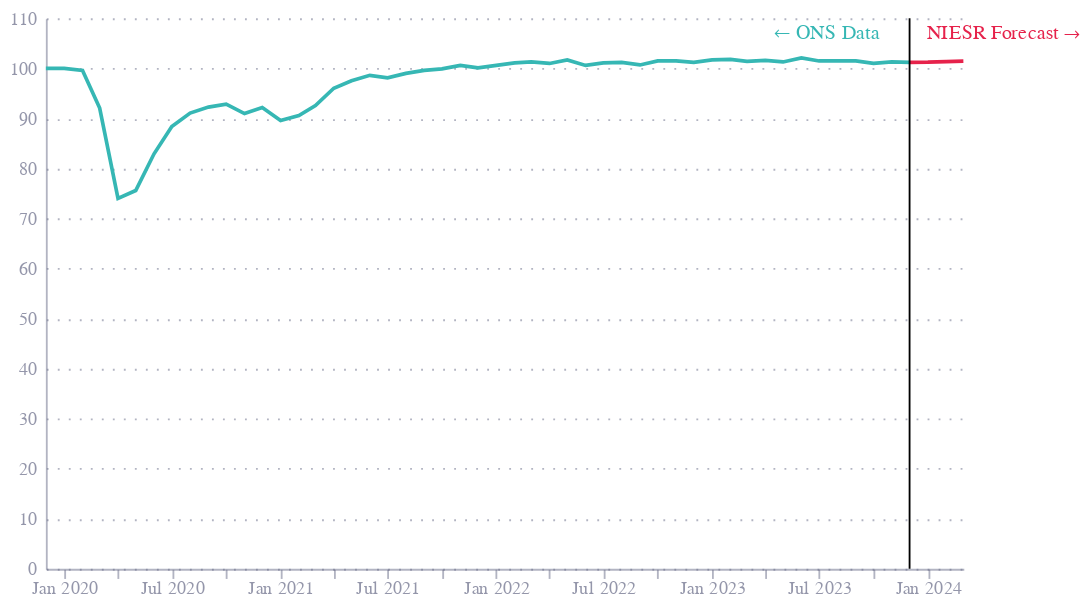

Notebook code cell kept with this figure:
### Markdown cell above
## Fig 4

### Code cell
df = pd.read_excel("EO_Feb24.xlsx", sheet_name="Figure 4", skiprows=1)

df = df.iloc[:, :3]

df.columns = ["date", "actual", "forecast"]

df = df.melt(id_vars=["date"], var_name="series", value_name="value")

df = df.dropna(subset=["value"])

base = alt.Chart(df).encode(
    x=alt.X("date:T", title="", axis=alt.Axis(labelAngle=0, labelPadding=0, tickCount=10, format="%b %Y")),
    y=alt.Y("value:Q", title="", axis=alt.Axis()),
    color=alt.Color("series:N", title="", legend=None)
)

line = base.mark_line()

# add a dividing rule at 2023-12-01
rule = alt.Chart(pd.DataFrame([{"date": pd.to_datetime("2023-12-01"), "value": 0}])).mark_rule(color="black").encode(
    x="date:T"
)

# labels
labels = alt.Chart(pd.DataFrame([
    {"date": pd.to_datetime("2023-12-30"), "value": 10, "series": "forecast", "label": "NIESR Forecast →"},
    {"date": pd.to_datetime("2023-04-15"), "value": 10, "series":"actual", "label": "← ONS Data"}
                                 ])).mark_text(align='left', dx=0).encode(
    x="date:T",
    y=alt.value(8),
    text="label:N",
    color="series:N"
)

chart = line + rule + labels

chart = chart.properties(
    width=500
)

chart.save("fig4.json")
chart.save("fig4.png", scale_factor=3)

chart

### Figure 1 — Vega-Lite specification as saved in the notebook (floating-point values rounded to 4 significant figures)
{"config": {"font": "Circular Std", "mark": {"line": {"interpolate": "monotone"}}, "view": {"stroke": "transparent", "width": 400, "height": 300}, "range": {"category": ["#36B7B4", "#E6224B", "#F4C245", "#0063AF", "#00A767", "#179FDB", "#EB5C2E"], "diverging": ["#E6224B", "#E54753", "#C9C9C9", "#179FDB", "#122B39"], "heatmap": ["#C9C9C9", "#179FDB", "#0063AF", "#122B39"], "ordinal": ["#00A767", "#36B7B4", "#179FDB", "#0063AF", "#243B5A"]}, "axisX": {"domainColor": "#676A86", "domainOpacity": 0.5, "grid": false, "labelAngle": 0, "labelColor": "#676A86", "labelOpacity": 0.7, "orient": "bottom", "tickColor": "#676A86", "tickCount": 10, "tickOpacity": 0.5, "title": false, "titleAlign": "center", "titleAnchor": "middle", "titleColor": "#676A86", "titleFontSize": 12, "titleOpacity": 0.8, "titleY": -15}, "axisY": {"domainColor": "#676A86", "domainOpacity": 0.5, "gridColor": "#676A86", "gridDash": [1, 5], "gridOpacity": 0.5, "labelColor": "#676A86", "labelOpacity": 0.7, "labelPadding": 5, "tickColor": "#676A86", "tickCount": 8, "tickOpacity": 0.5, "ticks": false, "titleAlign": "left", "titleAngle": 0, "titleBaseline": "bottom", "titleColor": "#676A86", "titleFontSize": 12, "titleOpacity": 0.8, "titleX": 0, "titleY": -7}}, "layer": [{"data": {"name": "data-f790160fb05b8b9a55547cdff8860854"}, "mark": {"type": "line"}, "encoding": {"color": {"field": "series", "legend": null, "title": "", "type": "nominal"}, "x": {"axis": {"format": "%b %Y", "labelAngle": 0, "labelPadding": 0, "tickCount": 10}, "field": "date", "title": "", "type": "temporal"}, "y": {"axis": {}, "field": "value", "title": "", "type": "quantitative"}}}, {"data": {"name": "data-09de8af406d75423d27e4e376805585b"}, "mark": {"type": "rule", "color": "black"}, "encoding": {"x": {"field": "date", "type": "temporal"}}}, {"data": {"name": "data-5dd3c006f275540532d66c940a154df7"}, "mark": {"type": "text", "align": "left", "dx": 0}, "encoding": {"color": {"field": "series", "type": "nominal"}, "text": {"field": "label", "type": "nominal"}, "x": {"field": "date", "type": "temporal"}, "y": {"value": 8}}}], "width": 500, "$schema": "https://vega.github.io/schema/vega-lite/v5.8.0.json", "datasets": {"data-f790160fb05b8b9a55547cdff8860854": [{"date": "2019-12-01T00:00:00", "series": "actual", "value": 100.0}, {"date": "2020-01-01T00:00:00", "series": "actual", "value": 100.0}, {"date": "2020-02-01T00:00:00", "series": "actual", "value": 99.6}, {"date": "2020-03-01T00:00:00", "series": "actual", "value": 92.06}, {"date": "2020-04-01T00:00:00", "series": "actual", "value": 74.01}, {"date": "2020-05-01T00:00:00", "series": "actual", "value": 75.6}, {"date": "2020-06-01T00:00:00", "series": "actual", "value": 82.94}, {"date": "2020-07-01T00:00:00", "series": "actual", "value": 88.39}, {"date": "2020-08-01T00:00:00", "series": "actual", "value": 91.07}, {"date": "2020-09-01T00:00:00", "series": "actual", "value": 92.26}, {"date": "2020-10-01T00:00:00", "series": "actual", "value": 92.86}, {"date": "2020-11-01T00:00:00", "series": "actual", "value": 90.97}, {"date": "2020-12-01T00:00:00", "series": "actual", "value": 92.16}, {"date": "2021-01-01T00:00:00", "series": "actual", "value": 89.58}, {"date": "2021-02-01T00:00:00", "series": "actual", "value": 90.58}, {"date": "2021-03-01T00:00:00", "series": "actual", "value": 92.56}, {"date": "2021-04-01T00:00:00", "series": "actual", "value": 96.03}, {"date": "2021-05-01T00:00:00", "series": "actual", "value": 97.52}, {"date": "2021-06-01T00:00:00", "series": "actual", "value": 98.61}, {"date": "2021-07-01T00:00:00", "series": "actual", "value": 98.12}, {"date": "2021-08-01T00:00:00", "series": "actual", "value": 99.01}, {"date": "2021-09-01T00:00:00", "series": "actual", "value": 99.6}, {"date": "2021-10-01T00:00:00", "series": "actual", "value": 99.9}, {"date": "2021-11-01T00:00:00", "series": "actual", "value": 100.6}, {"date": "2021-12-01T00:00:00", "series": "actual", "value": 100.1}, {"date": "2022-01-01T00:00:00", "series": "actual", "value": 100.6}, {"date": "2022-02-01T00:00:00", "series": "actual", "value": 101.1}, {"date": "2022-03-01T00:00:00", "series": "actual", "value": 101.3}, {"date": "2022-04-01T00:00:00", "series": "actual", "value": 101.0}, {"date": "2022-05-01T00:00:00", "series": "actual", "value": 101.7}, {"date": "2022-06-01T00:00:00", "series": "actual", "value": 100.6}, {"date": "2022-07-01T00:00:00", "series": "actual", "value": 101.1}, {"date": "2022-08-01T00:00:00", "series": "actual", "value": 101.2}, {"date": "2022-09-01T00:00:00", "series": "actual", "value": 100.7}, {"date": "2022-10-01T00:00:00", "series": "actual", "value": 101.5}, {"date": "2022-11-01T00:00:00", "series": "actual", "value": 101.5}, {"date": "2022-12-01T00:00:00", "series": "actual", "value": 101.2}, {"date": "2023-01-01T00:00:00", "series": "actual", "value": 101.7}, {"date": "2023-02-01T00:00:00", "series": "actual", "value": 101.8}, {"date": "2023-03-01T00:00:00", "series": "actual", "value": 101.4}, {"date": "2023-04-01T00:00:00", "series": "actual", "value": 101.6}, {"date": "2023-05-01T00:00:00", "series": "actual", "value": 101.3}, {"date": "2023-06-01T00:00:00", "series": "actual", "value": 102.1}, {"date": "2023-07-01T00:00:00", "series": "actual", "value": 101.5}, {"date": "2023-08-01T00:00:00", "series": "actual", "value": 101.5}, {"date": "2023-09-01T00:00:00", "series": "actual", "value": 101.5}, {"date": "2023-10-01T00:00:00", "series": "actual", "value": 101.0}, {"date": "2023-11-01T00:00:00", "series": "actual", "value": 101.3}, {"date": "2023-12-01T00:00:00", "series": "actual", "value": 101.2}, {"date": "2023-12-01T00:00:00", "series": "forecast", "value": 101.2}, {"date": "2024-01-01T00:00:00", "series": "forecast", "value": 101.2}, {"date": "2024-02-01T00:00:00", "series": "forecast", "value": 101.4}, {"date": "2024-03-01T00:00:00", "series": "forecast", "value": 101.5}], "data-09de8af406d75423d27e4e376805585b": [{"date": "2023-12-01T00:00:00", "value": 0}], "data-5dd3c006f275540532d66c940a154df7": [{"date": "2023-12-30T00:00:00", "value": 10, "series": "forecast", "label": "NIESR Forecast →"}, {"date": "2023-04-15T00:00:00", "value": 10, "series": "actual", "label": "← ONS Data"}]}}
